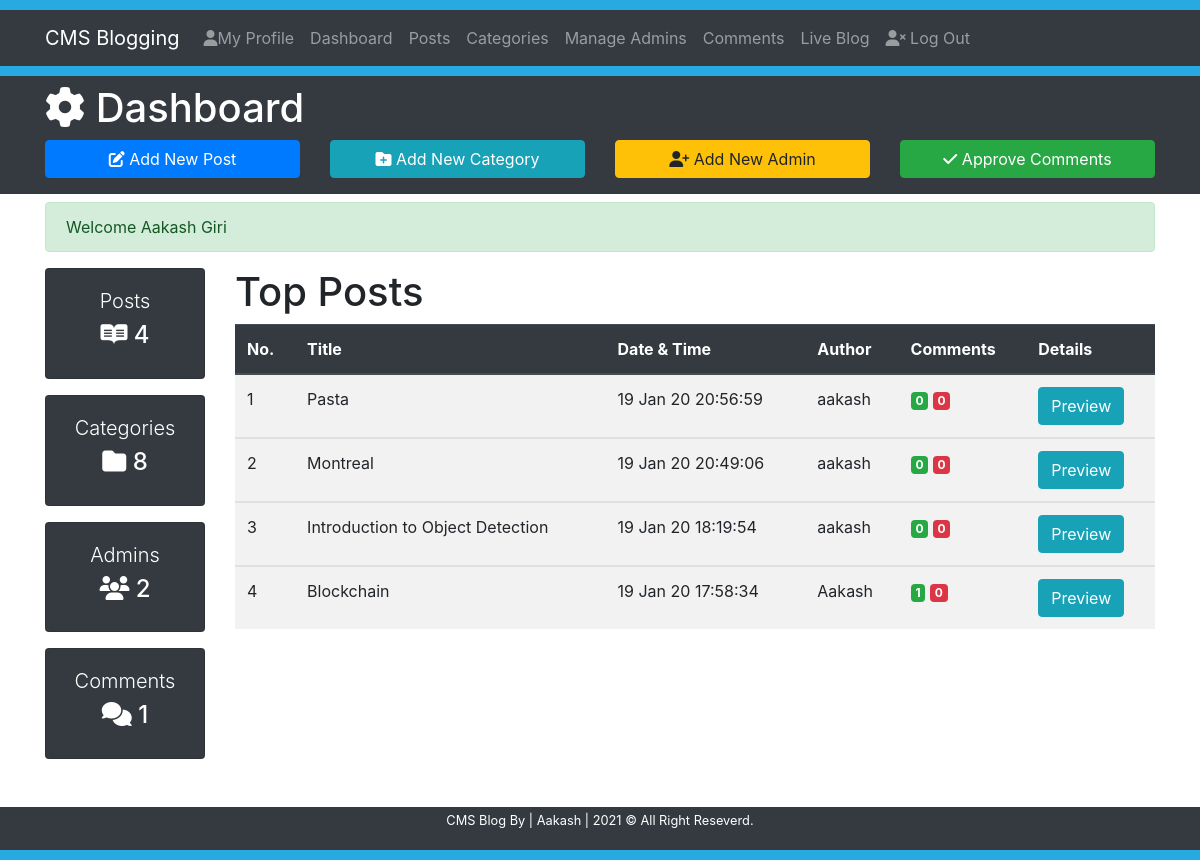
/CMS4.2.1/dashboard (signed in), run on an earlier commit of the app's database.
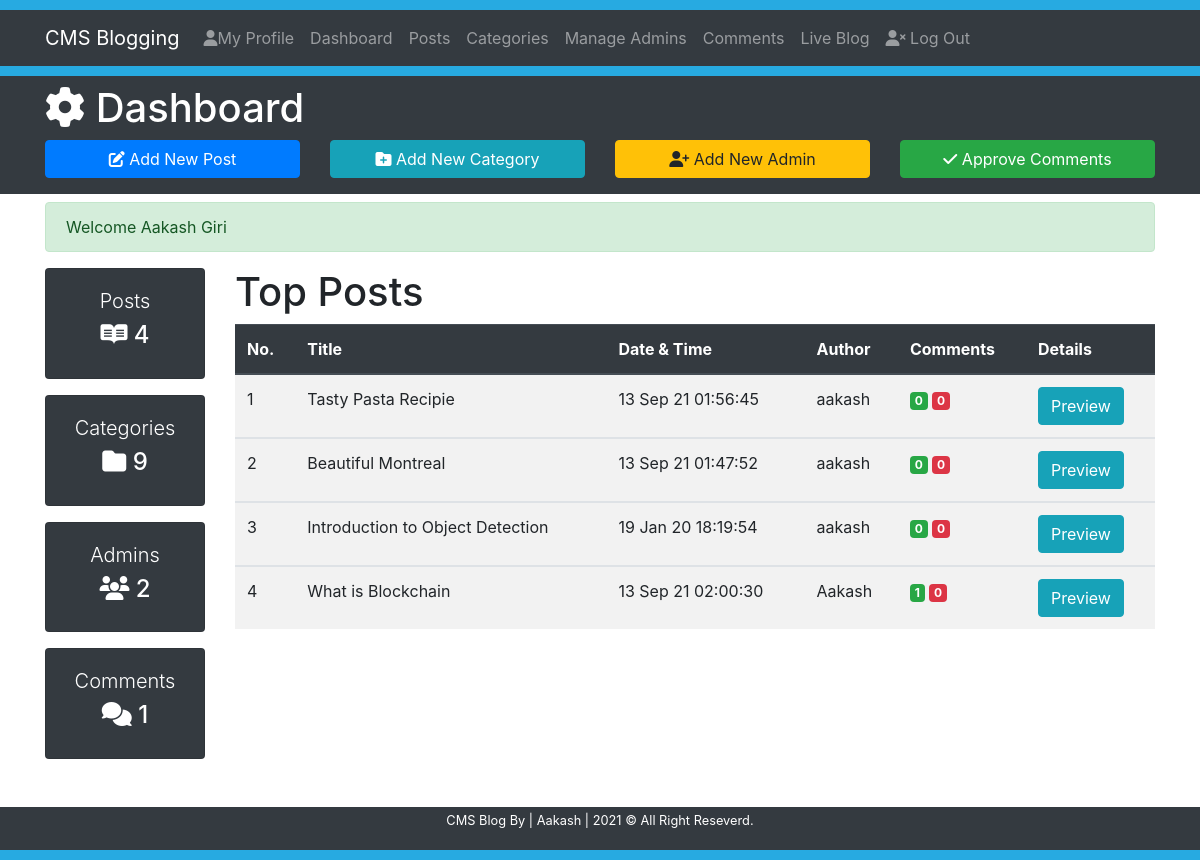
And on a later commit of the database.
### tables this page shows
CREATE TABLE `post` (
  `id` int(11) NOT NULL,
  `datetime` varchar(50) NOT NULL,
  `title` varchar(300) NOT NULL,
  `slug` varchar(300) NOT NULL,
  `category` varchar(50) NOT NULL,
  `author` varchar(50) NOT NULL,
  `image` text NOT NULL,
  `post` text NOT NULL
);

### Includes/functions.php (called while the page is built, shortened)
<?php
    require_once 'db.php';
    $serverName = BASE_PATH;
    $cssBaseURL = $serverName.'/css';
    function totalPosts(){
        global $conn;
        $sql = "SELECT * FROM post";
        $result = mysqli_query($conn, $sql);
        return mysqli_num_rows($result);
    }
    function totalCategories(){
        global $conn;
        $sql = "SELECT * FROM category";
        $result = mysqli_query($conn, $sql);
        return mysqli_num_rows($result);
    }
    function totalAdmins(){
        global $conn;
        $sql = "SELECT * FROM admins";
        $result = mysqli_query($conn, $sql);
        return mysqli_num_rows($result);
    }
    function totalComments(){
        global $conn;
        $sql = "SELECT * FROM comments";
        $result = mysqli_query($conn, $sql);
        return mysqli_num_rows($result);
    }
    function approvedCommentsAccordingToPost($PostId){
        global $conn;
        $sql = "SELECT * FROM comments WHERE post_id='$PostId' AND status='ON'";
        $result = mysqli_query($conn, $sql);
        return mysqli_num_rows($result);
    }
    function disapprovedCommentsAccordingToPost($PostId){
        global $conn;
        $sql = "SELECT * FROM comments WHERE post_id='$PostId' AND status='OFF'";
        $result = mysqli_query($conn, $sql);
        return mysqli_num_rows($result);
    }
?>

### dashboard.php (the view, shortened to what this page needs)
<?php
    require_once 'Includes/db.php';
    require 'Includes/functions.php';
    require 'Includes/sessions.php';
?>
<!DOCTYPE html>
<html lang="en">
<head>
    <link rel="stylesheet" href="https://use.fontawesome.com/releases/v5.12.0/css/all.css">
    <link rel="stylesheet" href="https://stackpath.bootstrapcdn.com/bootstrap/4.4.1/css/bootstrap.min.css">
    <link rel="stylesheet" href="<?= $cssBaseURL ?>/style.css">
</head>
<body>
    <div style="height: 10px; background-color: #27aae1;"></div>
    <nav class="navbar navbar-expand-lg navbar-dark bg-dark">
        <div class="container">
            <a href="<?= $serverName; ?>/index" class="navbar-brand">CMS Blogging</a>
            <div class="collapse navbar-collapse" id="navbarcollapseCMS">
                <ul class="navbar-nav">
                    <li class="nav-item">
                        <a href="<?= $serverName; ?>/myprofile" class="nav-link"> <i class='fas fa-user'></i>My Profile</a>
                    </li>
                    <li class="nav-item">
                        <a href="<?= $serverName; ?>/dashboard" class="nav-link">Dashboard</a>
                    </li>
                    <li class="nav-item">
                        <a href="<?= $serverName; ?>/posts" class="nav-link">Posts</a>
                    </li>
                    <li class="nav-item">
                        <a href="<?= $serverName; ?>/categories" class="nav-link">Categories</a>
                    </li>
                    <li class="nav-item">
                        <a href="<?= $serverName; ?>/admin" class="nav-link">Manage Admins</a>
                    </li>
                    <li class="nav-item">
                        <a href="<?= $serverName; ?>/comments" class="nav-link">Comments</a>
                    </li>
                    <li class="nav-item">
                        <a href="<?= $serverName; ?>/blog/1" class="nav-link">Live Blog</a>
                    </li>
                </ul>
                <ul class="navbar-nav">
                    <li class="nav-item">
                        <a href="<?= $serverName; ?>/logout" class="nav-link"><i class='fas fa-user-times'></i> Log Out</a>
                    </li>
                </ul>
            </div>
        </div>
    </nav>
    <div style="height: 10px; background-color: #27aae1;"></div>
    <header class='bg-dark text-white py-2'>
        <div class="container">
            <div class="row">
                <div class="col-md-12">
                    <h1><i class="fas fa-cog"></i> Dashboard</h1>
                </div>
                <div class="col-lg-3 mb-2">
                    <a href="<?= $serverName; ?>/addnewpost" class='btn btn-primary btn-block'><i class='fas fa-edit'></i> Add New Post</a>
                </div>
                <div class="col-lg-3 mb-2">
                    <a href="<?= $serverName; ?>/categories" class='btn btn-info btn-block'><i class='fas fa-folder-plus'></i> Add New Category</a>
                </div>
                <div class="col-lg-3 mb-2">
                    <a href="<?= $serverName; ?>/admin" class='btn btn-warning btn-block'><i class='fas fa-user-plus'></i> Add New Admin</a>
                </div>
                <div class="col-lg-3 mb-2">
                    <a href="<?= $serverName; ?>/comments" class='btn btn-success btn-block'><i class='fas fa-check'></i> Approve Comments</a>
                </div>
            </div>
        </div>
    </header>
    <section class="container py-2 mb-4">
        <?php echo ErrorMessage(); echo SuccessMessage(); ?>
        <div class="row">
            <div class="col-lg-2 d-none d-md-block">
                <div class="card text-center bg-dark text-white mb-3">
                    <div class="card-body">
                        <h1 class="lead">Posts</h1>
                        <h4 class="display-5"><i class="fab fa-readme"></i>
                            <?php
                                echo totalPosts();
                            ?>
                        </h4>
                    </div>
                </div>
                <div class="card text-center bg-dark text-white mb-3">
                    <div class="card-body">
                        <h1 class="lead">Categories</h1>
                        <h4 class="display-5"><i class="fas fa-folder"></i>
                            <?php
                                echo totalCategories();
                            ?>
                        </h4>
                    </div>
                </div>
                <div class="card text-center bg-dark text-white mb-3">
                    <div class="card-body">
                        <h1 class="lead">Admins</h1>
                        <h4 class="display-5"><i class="fas fa-users"></i>
                            <?php
                                echo totalAdmins();
                            ?>
                        </h4>
                    </div>
                </div>
                <div class="card text-center bg-dark text-white mb-3">
                    <div class="card-body">
                        <h1 class="lead">Comments</h1>
                        <h4 class="display-5"><i class="fas fa-comments"></i>
                            <?php
                                echo totalComments();
                            ?>
                        </h4>
                    </div>
                </div>
            </div>
            <div class="col-lg-10">
                <h1>Top Posts</h1>
                <table class="table table-striped table-hover">
                    <thead class="thead-dark">
                        <tr>
                            <th>No.</th>
                            <th>Title</th>
                            <th>Date & Time</th>
                            <th>Author</th>
                            <th>Comments</th>
                            <th>Details</th>
                        </tr>
                    </thead>
                    <?php
                        $sql = "SELECT * FROM post ORDER BY id DESC LIMIT 0,5";
                        $result = mysqli_query($conn, $sql);
                        $sr=0;
                        if (mysqli_num_rows($result) > 0){
                            while($row = mysqli_fetch_assoc($result)){
                                $sr++;
                                $PostId = $row['id'];
                                $PostSlug = $row['slug'];
                                $datetime = $row['datetime'];
                                $Author = $row['author'];
                                $Title = $row['title'];
                    ?>
                    <tbody>
                        <tr>
                            <td><?= $sr; ?></td>
                            <td><?= $Title; ?></td>
                            <td><?= $datetime; ?></td>
                            <td><?= $Author; ?></td>
                            <td>
                                <span class="badge badge-success">
                                    <?php echo approvedCommentsAccordingToPost($PostId); ?>
                                </span>
                                <span class="badge badge-danger">
                                    <?php echo disapprovedCommentsAccordingToPost($PostId); ?>
                                </span>
                            </td>
                            <td>
                                <a target="_blank" href="<?= $serverName; ?>/post/<?= $PostSlug; ?>"><span class="btn btn-info">Preview</span></a>
                            </td>
                        </tr>
                    </tbody>
                    <?php
                           }
                       }
                    ?>
                </table>
            </div>
        </div>
    </section>
    <footer class="bg-dark text-white py-1">
        <div class="container">
            <div class="row">
                <div class="col">
                    <p class="lead text-center small">CMS Blog By | Aakash | <span id='year'></span> &copy; All Right Reseverd.</p>
                </div>
            </div>
        </div>
    </footer>
    <div style="height: 10px; background-color: #27aae1;"></div>
</body>
</html>

### Includes/sessions.php (shortened to what this page needs)
<?php
    function SuccessMessage(){
        if(isset($_SESSION['SuccessMessage'])){
            $output = "<div class=\"alert alert-success\">";
            $output .= htmlentities($_SESSION['SuccessMessage']);
            $output .= "</div>";
            return $output;
        }
    }
?>

What changed in the data, as far as the page shows it:
changed post: title "Pasta" → "Tasty Pasta Recipie"; datetime "19 Jan 20 20:56:59" → "13 Sep 21 01:56:45"
changed post: title "Montreal" → "Beautiful Montreal"; datetime "19 Jan 20 20:49:06" → "13 Sep 21 01:47:52"
changed post "Aakash": title "Blockchain" → "What is Blockchain"; datetime "19 Jan 20 17:58:34" → "13 Sep 21 02:00:30"
Also different on the page:
totalCategories(): "8" → "9"
